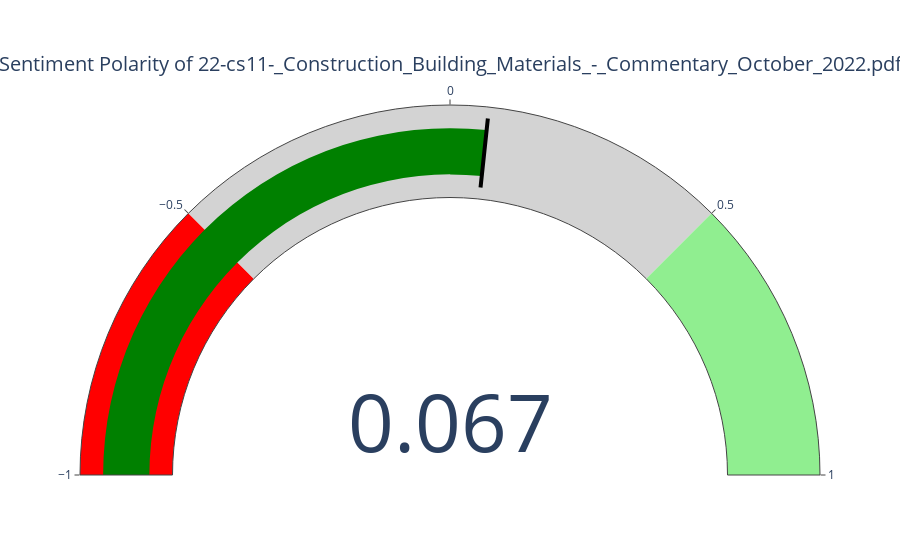
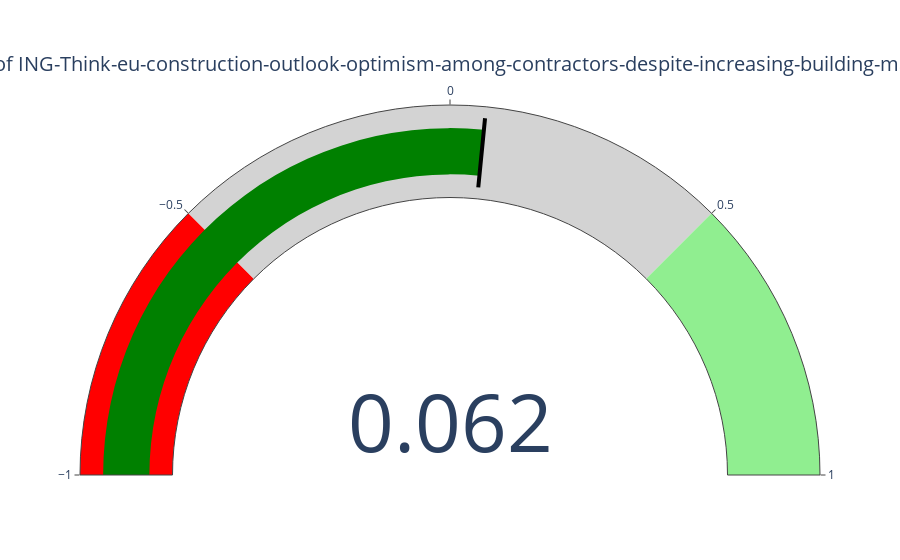
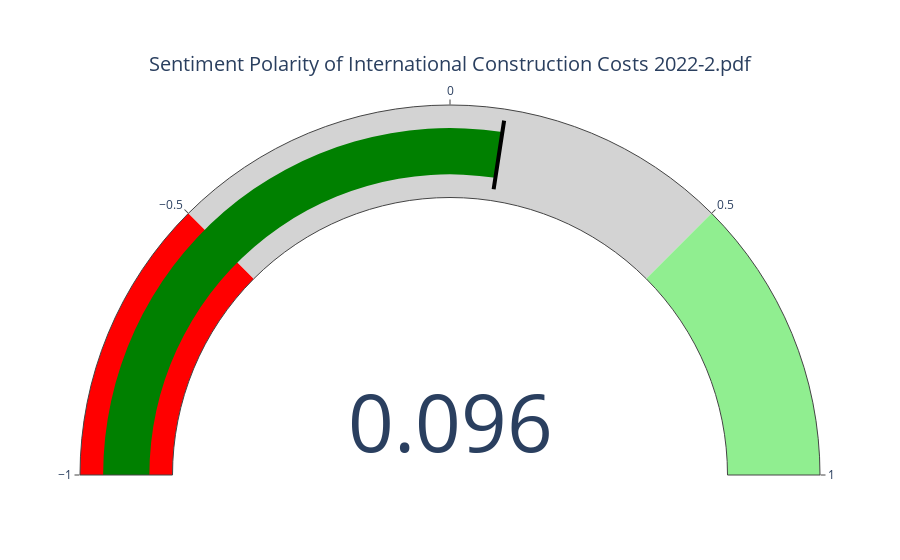
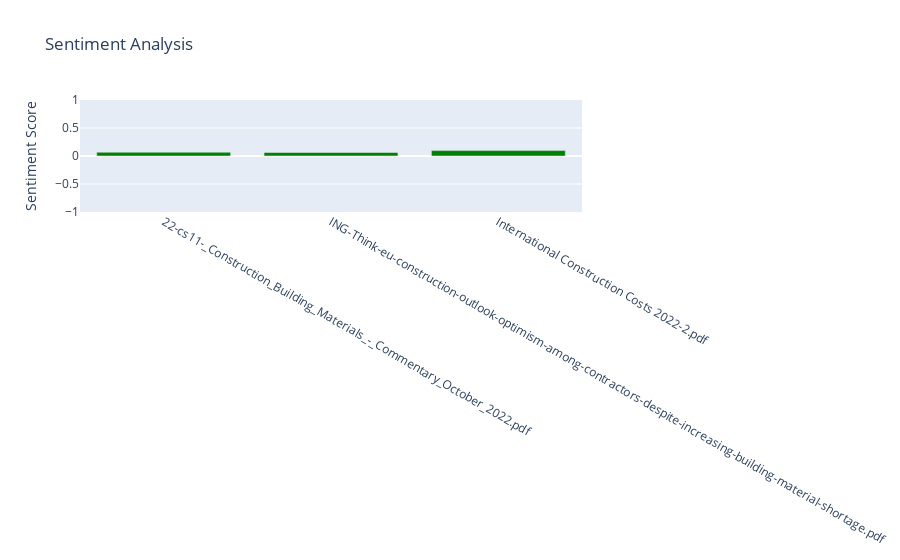

The cell these charts' notebook holds for them, in order:
### Code cell
buildCostfilesEurope = ['Data/sentiment/buildingCost/Europe/22-cs11-_Construction_Building_Materials_-_Commentary_October_2022.pdf','Data/sentiment/buildingCost/Europe/ING-Think-eu-construction-outlook-optimism-among-contractors-despite-increasing-building-material-shortage.pdf', 'Data/sentiment/buildingCost/Europe/International Construction Costs 2022-2.pdf']
buildCostsentimentEurope_df = sentimentPDFdata(buildCostfilesEurope)
sentimentBARChart(buildCostsentimentEurope_df)
buildCostsentimentEurope_df

### Figure 1 — Plotly figure (JSON) as saved in the notebook; plotly's stock layout.template omitted (floating-point values rounded to 4 significant figures)
{"data": [{"domain": {"x": [0, 1], "y": [0, 1]}, "gauge": {"axis": {"range": [-1, 1]}, "steps": [{"color": "red", "range": [-1, -0.5]}, {"color": "lightgrey", "range": [-0.5, 0.5]}, {"color": "lightgreen", "range": [0.5, 1]}], "threshold": {"line": {"color": "black", "width": 4}, "thickness": 0.75, "value": 0.06737}}, "mode": "gauge+number", "title": {"text": "Sentiment Polarity of 22-cs11-_Construction_Building_Materials_-_Commentary_October_2022.pdf"}, "type": "indicator", "value": 0.06737}], "layout": {}}

### Figure 2 — Plotly figure (JSON) as saved in the notebook; plotly's stock layout.template omitted (floating-point values rounded to 4 significant figures)
{"data": [{"domain": {"x": [0, 1], "y": [0, 1]}, "gauge": {"axis": {"range": [-1, 1]}, "steps": [{"color": "red", "range": [-1, -0.5]}, {"color": "lightgrey", "range": [-0.5, 0.5]}, {"color": "lightgreen", "range": [0.5, 1]}], "threshold": {"line": {"color": "black", "width": 4}, "thickness": 0.75, "value": 0.06233}}, "mode": "gauge+number", "title": {"text": "Sentiment Polarity of ING-Think-eu-construction-outlook-optimism-among-contractors-despite-increasing-building-material-shortage.pdf"}, "type": "indicator", "value": 0.06233}], "layout": {}}

### Figure 3 — Plotly figure (JSON) as saved in the notebook; plotly's stock layout.template omitted (floating-point values rounded to 4 significant figures)
{"data": [{"domain": {"x": [0, 1], "y": [0, 1]}, "gauge": {"axis": {"range": [-1, 1]}, "steps": [{"color": "red", "range": [-1, -0.5]}, {"color": "lightgrey", "range": [-0.5, 0.5]}, {"color": "lightgreen", "range": [0.5, 1]}], "threshold": {"line": {"color": "black", "width": 4}, "thickness": 0.75, "value": 0.09649}}, "mode": "gauge+number", "title": {"text": "Sentiment Polarity of International Construction Costs 2022-2.pdf"}, "type": "indicator", "value": 0.09649}], "layout": {}}

### Figure 4 — Plotly figure (JSON) as saved in the notebook; plotly's stock layout.template omitted (floating-point values rounded to 4 significant figures)
{"data": [{"marker": {"color": ["green", "green", "green"]}, "type": "bar", "x": ["22-cs11-_Construction_Building_Materials_-_Commentary_October_2022.pdf", "ING-Think-eu-construction-outlook-optimism-among-contractors-despite-increasing-building-material-shortage.pdf", "International Construction Costs 2022-2.pdf"], "y": [0.06737, 0.06233, 0.09649]}], "layout": {"title": {"text": "Sentiment Analysis"}, "yaxis": {"range": [-1, 1], "title": {"text": "Sentiment Score"}}}}
